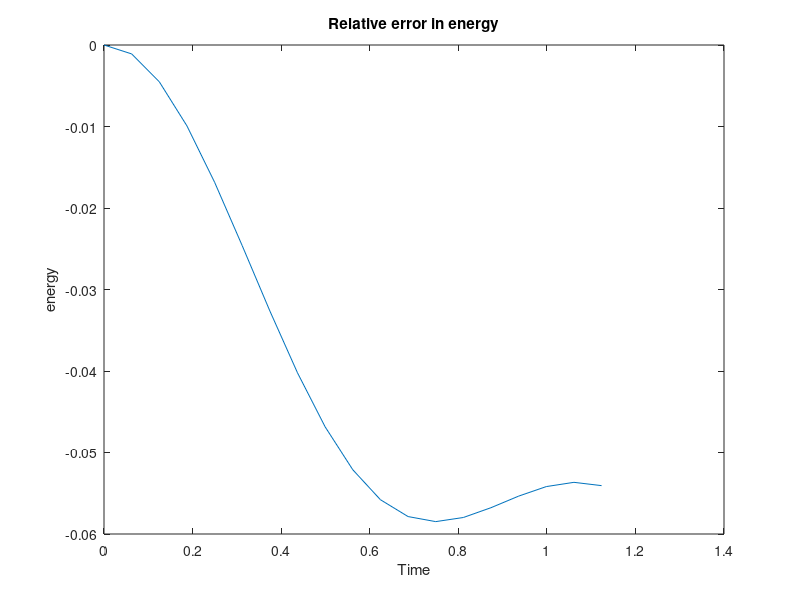

This figure's MATLAB source:
clc  
clear all 
close all


%% mesh constants
a = 0; % Start of domain
Lx = 1; % Length of domain in x direction
Lz = 1; % Length of domain in z direction
Nx=4; % Number of elements in x direction
Nz=4; % Number of elements in z direction
k= Nx*Nz; % Number of elements in domain
k4 = 4*k; % Number of local discrete variables in domain
N = 2; % Buoyancy frequency
g = 1; % gravity constant
c0 =  1; % Speed of sound constant 
sigma = sqrt( 0.5* ( 8*pi^2 + 0.25* (N+1)^2 + sqrt((8*pi^2 + 0.25* (N+1)^2)^2-16*pi^2*N^2))); % initial condition - wave frequency
period = 1/sigma; % initial condition - wave period
dt= 1/16; % time step
%dt = period / (10*Nx^2); % time step
t=0; % initial time
tend = 10*period; % end time
theta = 0.5; % flux constant, 0 < theta < 1
steps = tend/dt; % number of time steps taken
% Storage for  discrete energy
energy= zeros(ceil(steps+1),0);

%% Storage for variables 
% Storage for solution vector
% U = [U,W,R,P]^T
U = zeros(k4,0);
% Storage for flux matrices
% S contains the source terms for each element in the domain
% F contains the flux contributions for each element in the domain
% DIV - the discrete divergence matrix is created by
% DIV = S + F
S = zeros(k4, k4 );
F = zeros(k4, k4 );
% Storage for initial condition.

uu = zeros(Nz, Nx);
uw = zeros(Nz, Nx);
r = zeros(Nz, Nx);
p = zeros(Nz, Nx);
% Storage for local discrete energy
H = zeros(Nz, Nx);
% mesh information
x_nodes = linspace(a,Lx,Nx+1);
z_nodes = linspace(a,Lz,Nz+1);
% element widths
dx = x_nodes(2) - x_nodes(1);
dz = z_nodes(2) - z_nodes(1);
% element volume
dv= dx*dz;
% Location of element centres
x_centres = a+dx/2 : dx : Lx;
z_centres = a+dz/2 : dz : Lz;

[X,Z] = meshgrid(x_centres, z_centres);



%% Background density 
r_0 = exp(-3.*Z);

% The flux for the pressure and density
% contain a vertical velocity term that has a dependance on the 
% ratio of the background density in either cell.
% As our chosen stratification is uniform we will calculate these ratios
% here.
r_0down  = r_0(1,1)/r_0(2,1) ;
r_0up  = r_0(2,1)/r_0(1,1) ;


% matlab matrix (columns, rows)
%% Initial condition
for i= 1: Nz
   for j = 1:Nx
uu(i,j) = exp(-0.5*(N + 1)*Z(i,j))*(2*pi/(4*pi^2 - sigma^2))*( -2*pi*cos(2*pi*Z(i,j)) - (N-1)*0.5*sin(2*pi*Z(i,j)))*sin(2*pi*X(i,j))*sin(0.1);
uw(i,j) = exp(-0.5*(N + 1)*Z(i,j))*sin(2*pi*Z(i,j))*cos(2*pi*X(i,j))*sin(0.1);
r(i,j) = exp(-0.5*(N + 1)*Z(i,j))*(sigma/(4*pi^2-sigma^2))*((0.5*(N+1)-4*pi^2*N/sigma^2)*sin(2*pi*Z(i,j))-2*pi*cos(2*pi*Z(i,j)))*cos(2*pi*X(i,j))*cos(0.1);
p(i,j) = exp(-0.5*(N + 1)*Z(i,j))*(sigma/(4*pi^2-sigma^2))*(-0.5*(N-1)*sin(2*pi*Z(i,j))-2*pi*cos(2*pi*Z(i,j)))*cos(2*pi*X(i,j))*cos(0.1);

   end
end

% Evaluate initial discrete energy    
for i= 1: Nz
  for j = 1:Nx
H(i,j) = dv*((0.5/r_0(i,j))*(uu(i,j)^2+uw(i,j)^2) + (0.5/(r_0(i,j)* N))*(r(i,j) - p(i,j))^2 + 0.5* p(i,j)^2/r_0(i,j));
  end
end
% Assign initial discrete energy to storage
energy(1,1) = sum(sum(H));

%% Initial Condition
% Reshape initial condition into column vector
% U = [U,W,R,P]^T
u_ = reshape(uu', [k, 1]);
w_ = reshape(uw', [k, 1]);
r_ = reshape(r', [k, 1]);
p_ = reshape(p', [k, 1]);
U = vertcat(u_,w_,r_,p_);

%% Make Source matrix S
% W source loop
% W has source terms depending on R and P
count_source_w = 2*k;
% Density source for W
for j = k+1:2*k
count_source_w = count_source_w+1;
S(j,count_source_w) = (g^3/(N*c0) - 3*(g^2/(N)));
end
% Pressure source for W
for j = k+1:2*k
count_source_w = count_source_w+1;
S(j,count_source_w) = (-g^3/(N*c0^2) - g/c0 + 3*g^2/(N/c0) + 3);

end

% P source loop
% P has source terms depending on W
count_source_p = k;
for j = 3*k+1:4*k
count_source_p = count_source_p +1;
S(j,count_source_p) = (g - 3*c0);

end

%% Make flux matrix F
% reminder : 
% for an entry in the matrix F(i,j)
% Relating that term to its neighbours are the following
%  +/- dx -> +/- 1
% +/-dz -> +,- Nx


% Flux for U
% Flux only contains the horizontal face contributions of the pressure P
count_col=3*k; % acts on pressure
count_row=0; 
for i = 1:Nz
   for j= 1:Nx
        count_col = count_col+1;
        count_row = count_row+1;
      
           if (i== 1 ) && (   j==1)
           % bottom left corner
                F(count_row, count_col) = (1-theta) ;
                F(count_row, count_col+1) = -(1-theta) ;                
           % bottom right corner
           elseif (i== 1 ) &&  (j==Nx)
               F(count_row, count_col-1) = (theta) ;
               F(count_row, count_col) = -theta ;   
           % bottom row - z = 0
           elseif  (i== 1 ) && (   j~=1) && (j~=Nx)        
               F(count_row, count_col-1) = theta  ;
               F(count_row, count_col) = (1-theta) - theta;
               F(count_row, count_col+1) =  -(1-theta);   
           elseif (i== Nz ) && (j==1)
           % top left corner
                F(count_row, count_col) = (1-theta) ;
                F(count_row, count_col+1) = -(1-theta) ;   
           % top right corner
           elseif (i== Nz ) && (j==Nx)
               F(count_row, count_col-1) = (theta) ;
               F(count_row, count_col) = -theta  ;
              
           % top row - z = Lz
           elseif  (i== Nz ) && (   j~=1) && (j~=Nx)        
               F(count_row, count_col-1) = theta ;
               F(count_row, count_col) = (1-theta) - theta ;
               F(count_row, count_col+1) = -(1-theta) ;  
            % left wall - x = 0
           elseif (j== 1 ) && (   i~=1) && (i~=Nz)
                F(count_row, count_col) = (1-theta) ;
                F(count_row, count_col+1) = -(1-theta) ;   
             % right wall - x = Lx
           elseif (j== Nx ) && (   i~=1) && (i~=Nz)
               
               F(count_row, count_col-1) = (theta) ;
               F(count_row, count_col) = -theta  ;
           else % internal elements
               F(count_row, count_col-1) = theta ;
               F(count_row, count_col) = (1-theta) - theta  ;
               F(count_row, count_col+1) = -(1-theta);   
           
           
       end
   end
end


% Flux for W
% Flux only contains the vertical face contributions of the pressure P
count_col=3*k; % acts on pressure
count_row=k;
for i = 1:Nz
   for j= 1:Nx
        count_col = count_col+1;
        count_row = count_row+1;
      
           if (i== 1 ) && (   j==1)
           % bottom left
                F(count_row, count_col) = (1-theta);
                F(count_row, count_col+Nx) = -(1-theta) ;                
           % bottom right
           elseif (i== 1 ) &&  (j==Nx)
                F(count_row, count_col) = (1-theta) ;
                F(count_row, count_col+Nx) = -(1-theta) ;  
           % bottom row
           elseif  (i== 1 ) && (   j~=1) && (j~=Nx)        
                F(count_row, count_col) = (1-theta) ;
                F(count_row, count_col+Nx) = -(1-theta) ;   
           elseif (i== Nz ) && (j==1)
           % top left
               F(count_row, count_col-Nx) = (theta) ;
               F(count_row, count_col) = -theta  ;
           % top right
           elseif (i== Nz ) && (j==Nx)
               F(count_row, count_col-Nx) = (theta) ;
               F(count_row, count_col) = -theta ;
              
           % top row
           elseif  (i== Nz ) && (   j~=1) && (j~=Nx)        
               F(count_row, count_col-Nx) = (theta) ;
               F(count_row, count_col) = -theta  ;
               
           % left wall
           elseif (j== 1 ) && (   i~=1) && (i~=Nz)
               F(count_row, count_col-Nx) = theta  ;
               F(count_row, count_col) = (1-theta) - theta ;
               F(count_row, count_col+Nx) = -(1-theta) ;     
             % right wall
           elseif (j== Nx ) && (   i~=1) && (i~=Nz)
               F(count_row, count_col-Nx) = theta ;
               F(count_row, count_col) = (1-theta) - theta;
               F(count_row, count_col+Nx) = - (1-theta) ;  
           else
               F(count_row, count_col-Nx) = theta ;
               F(count_row, count_col) = (1-theta) - theta  ;
               F(count_row, count_col+Nx) = -(1-theta) ;   
           
           
       end
   end
end

% Flux for R
% Flux  contains the vertical face contributions of  W
% and horizontal face contributions of U
count_col_u=0;
count_col_w=k;
count_row=2*k;
for i = 1:Nz
   for j= 1:Nx
        count_col_u = count_col_u+1; % terms for U 
        count_col_w = count_col_w+1; % terms for W
        count_row = count_row+1;
      
           if (i== 1 ) && (   j==1)
           % bottom left
                F(count_row, count_col_u) = -(1-theta) ;
                F(count_row, count_col_u+1) = -theta ;  
                
                F(count_row, count_col_w) = -(1-theta);%*r_0up ;
                F(count_row, count_col_w+Nx) = -theta  ;  
           % bottom right
           elseif (i== 1 ) &&  (j==Nx)
               F(count_row, count_col_u-1) = (1-theta) ;
               F(count_row, count_col_u) = theta;     
               
                F(count_row, count_col_w) = -(1-theta);%*r_0up ;
                F(count_row, count_col_w+Nx) = -theta ; 
           % bottom row
           elseif  (i== 1 ) && (   j~=1) && (j~=Nx)        
               F(count_row, count_col_u-1) = (1-theta) ;
               F(count_row, count_col_u) = theta - (1-theta) ;
               F(count_row, count_col_u+1) = -theta ;  
               
                F(count_row, count_col_w) = -(1-theta);%*r_0up ;
                F(count_row, count_col_w+Nx) = -theta ;  
           elseif (i== Nz ) && (j==1)
           % top left
                F(count_row, count_col_u) = -(1-theta) ;
                F(count_row, count_col_u+1) = -theta ; 
                
               F(count_row, count_col_w-Nx) = (1-theta) ;
               F(count_row, count_col_w) = theta;%*r_0down ;
           % top right
           elseif (i== Nz ) && (j==Nx)
               F(count_row, count_col_u-1) = (1-theta) ;
               F(count_row, count_col_u) = theta ; 
               
               F(count_row, count_col_w-Nx) = (1-theta) ;
               F(count_row, count_col_w) = (theta);%*r_0down ;
           % top row
           elseif  (i== Nz ) && (   j~=1) && (j~=Nx)        
               F(count_row, count_col_u-1) = (1-theta) ;
               F(count_row, count_col_u) = theta - (1-theta) ;
               F(count_row, count_col_u+1) = -theta  ;  
               
               F(count_row, count_col_w-Nx) = (1-theta) ;
               F(count_row, count_col_w) = theta;%*r_0down ;
            % left wall
           elseif (j== 1 ) && (   i~=1) && (i~=Nz)
                F(count_row, count_col_u) = -(1-theta) ;
                F(count_row, count_col_u+1) = -theta  ;
                
                F(count_row, count_col_w-Nx) = (1-theta) ;
               F(count_row, count_col_w) = theta - (1-theta);%theta*r_0down - (1-theta)*r_0up ;
               F(count_row, count_col_w+Nx) = -theta  ;   
             % right wall
           elseif (j== Nx ) && (   i~=1) && (i~=Nz)
               F(count_row, count_col_u-1) = (1-theta) ;
               F(count_row, count_col_u) = theta ;  
               
               F(count_row, count_col_w-Nx) = (1-theta) ;
               F(count_row, count_col_w) = theta - (1-theta);%theta*r_0down - (1-theta)*r_0up ;
               F(count_row, count_col_w+Nx) = -theta  ;   
           else
               F(count_row, count_col_u-1) = 1 - theta  ;
               F(count_row, count_col_u) = theta - (1-theta) ;
               F(count_row, count_col_u+1) = -theta  ;   
           
               F(count_row, count_col_w-Nx) = 1 - theta  ;
               F(count_row, count_col_w) = theta - (1-theta);%theta*r_0down - (1-theta)*r_0up ;
               F(count_row, count_col_w+Nx) = -theta ;   
           
           
       end
   end
end

% Flux for P
% Flux  contains the vertical face contributions of  W
% and horizontal face contributions of U
count_col_u=0;
count_col_w=k;
count_row=3*k;
for i = 1:Nz
   for j= 1:Nx
        count_col_u = count_col_u+1; % terms for U 
        count_col_w = count_col_w+1; % terms for W
        count_row = count_row+1;
      
           if (i== 1 ) && (   j==1)
           % bottom left
                F(count_row, count_col_u) = -(1-theta) ;
                F(count_row, count_col_u+1) = -theta ;  
                
                F(count_row, count_col_w) = -(1-theta);%*r_0up ;
                F(count_row, count_col_w+Nx) = -theta  ;  
           % bottom right
           elseif (i== 1 ) &&  (j==Nx)
               F(count_row, count_col_u-1) = (1-theta) ;
               F(count_row, count_col_u) = theta;     
               
                F(count_row, count_col_w) = -(1-theta);%*r_0up ;
                F(count_row, count_col_w+Nx) = -theta ; 
           % bottom row
           elseif  (i== 1 ) && (   j~=1) && (j~=Nx)        
               F(count_row, count_col_u-1) = (1-theta) ;
               F(count_row, count_col_u) = theta - (1-theta) ;
               F(count_row, count_col_u+1) = -theta ;  
               
                F(count_row, count_col_w) = -(1-theta);%*r_0up ;
                F(count_row, count_col_w+Nx) = -theta ;  
           elseif (i== Nz ) && (j==1)
           % top left
                F(count_row, count_col_u) = -(1-theta) ;
                F(count_row, count_col_u+1) = -theta ; 
                
               F(count_row, count_col_w-Nx) = (1-theta) ;
               F(count_row, count_col_w) = theta;%*r_0down ;
           % top right
           elseif (i== Nz ) && (j==Nx)
               F(count_row, count_col_u-1) = (1-theta) ;
               F(count_row, count_col_u) = theta ; 
               
               F(count_row, count_col_w-Nx) = (1-theta) ;
               F(count_row, count_col_w) = (theta);%*r_0down ;
           % top row
           elseif  (i== Nz ) && (   j~=1) && (j~=Nx)        
               F(count_row, count_col_u-1) = (1-theta) ;
               F(count_row, count_col_u) = theta - (1-theta) ;
               F(count_row, count_col_u+1) = -theta  ;  
               
               F(count_row, count_col_w-Nx) = (1-theta) ;
               F(count_row, count_col_w) = theta;%*r_0down ;
            % left wall
           elseif (j== 1 ) && (   i~=1) && (i~=Nz)
                F(count_row, count_col_u) = -(1-theta) ;
                F(count_row, count_col_u+1) = -theta  ;
                
                F(count_row, count_col_w-Nx) = (1-theta) ;
               F(count_row, count_col_w) = theta - (1-theta);%theta*r_0down - (1-theta)*r_0up ;
               F(count_row, count_col_w+Nx) = -theta  ;   
             % right wall
           elseif (j== Nx ) && (   i~=1) && (i~=Nz)
               F(count_row, count_col_u-1) = (1-theta) ;
               F(count_row, count_col_u) = theta ;  
               
               F(count_row, count_col_w-Nx) = (1-theta) ;
               F(count_row, count_col_w) = theta - (1-theta);%theta*r_0down - (1-theta)*r_0up ;
               F(count_row, count_col_w+Nx) = -theta  ;   
           else
               F(count_row, count_col_u-1) = 1 - theta  ;
               F(count_row, count_col_u) = theta - (1-theta) ;
               F(count_row, count_col_u+1) = -theta  ;   
           
               F(count_row, count_col_w-Nx) = 1 - theta  ;
               F(count_row, count_col_w) = theta - (1-theta);%theta*r_0down - (1-theta)*r_0up ;
               F(count_row, count_col_w+Nx) = -theta ;   
           
           
       end
   end
end

%% Make DIV Matrix - discrete divergence
% System so far is of the form
% d/dt U = DIV(U)


DIV = S + F;

%% Make P, Q matrix
% Apply implicit midpoint timestepper
% System to solve is P U^n+1 = Q U^n

P = eye(k4) - dt*0.5*DIV;
Q = eye(k4) + dt*0.5*DIV;
% P, Q are not time dependant so we create their inverse here.
Inverse = (P\Q);

%% Solve loop
count_energy=1;
while t < tend
count_energy = count_energy+1;
% Apply timestepper
U = Inverse*U;
% Update time
t = t +dt;

%% Decompose numerical solution for energy and error analysis
% Return column vector to 4 separate matrices for each variable
% Used to plot and work out discrete energy

count_col =0;

for i= 1: Nz
  for j = 1:Nx
        count_col=count_col+1;
uu(i,j) = U(count_col); 
    end
end
    for i= 1: Nz
        for j = 1:Nx
        count_col=count_col+1;
uw(i,j) = U(count_col); 
    end
end
    for i= 1: Nz
        for j = 1:Nx
        count_col=count_col+1;
r(i,j) = U(count_col); 
    end
end
    for i= 1: Nz
        for j = 1:Nx
        count_col=count_col+1;
p(i,j) = U(count_col); 
    end
    end
% Energy Evaluation
for i= 1: Nz
  for j = 1:Nx
H(i,j) = dv*((0.5/r_0(i,j))*(uu(i,j)^2+uw(i,j)^2) + (0.5/(r_0(i,j)* N))*(r(i,j) - p(i,j))^2 + 0.5* p(i,j)^2/r_0(i,j));
  end
end
energy(count_energy,1) = sum(sum(H));

end

H_0 =  energy(1,1);
 figure 
plot(linspace(0,tend, count_energy),(energy-H_0)/H_0)
title('Relative error in energy')
xlabel('Time')
ylabel('energy')
